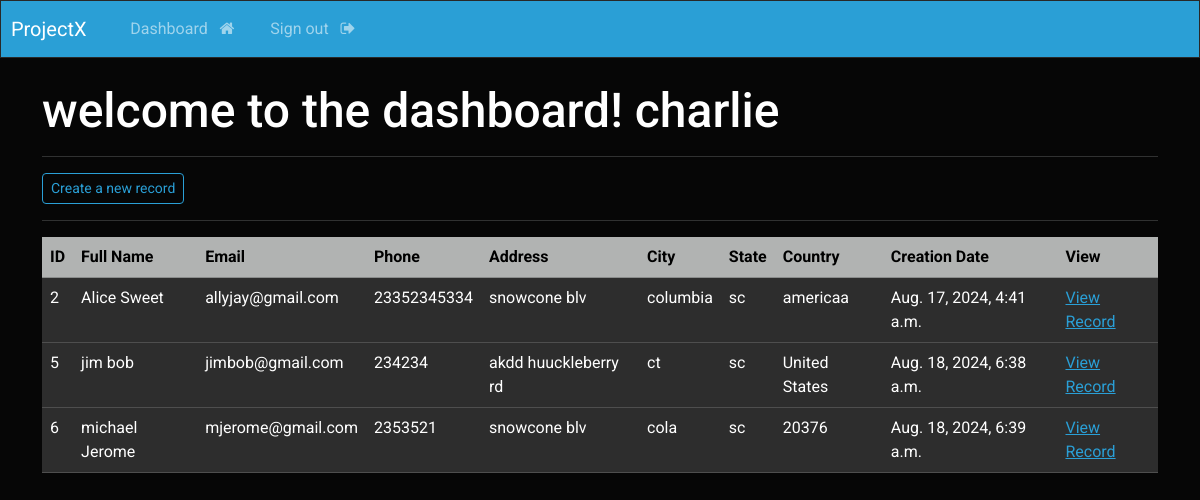
The page /dashboard/ (signed in) on the database its author committed.
### webapp/models.py (models this page shows, shortened)
class Record(models.Model):
    creation_date = models.DateTimeField(auto_now_add=True)
    first_name = models.CharField(max_length=100)
    last_name = models.CharField(max_length=100)
    email = models.EmailField(max_length=100)
    phone = models.CharField(max_length=100)
    address = models.CharField(max_length=100)
    city = models.CharField(max_length=100)
    state = models.CharField(max_length=100)
    country = models.CharField(max_length=100)

### webapp/views.py (the view)
# urls.py: path('dashboard/', views.dashboard, name = 'dashboard'),
@login_required(login_url='my-login')
def dashboard(request):
    my_records = Record.objects.all()
    context = {'records': my_records}
    return render(request, 'webapp/dashboard.html', context=context)

### webapp/templates/webapp/dashboard.html
{% extends 'webapp/base.html' %}
{% block content %}
    <h2> welcome to the dashboard! {{user}}</h2>
    <hr>
    <a class = "btn btn-outline-primary btn-sm" href="{% url 'create-record' %}">Create a new record</a>
    <hr>
    <table class = "table table-light table-hover">
        <thead class= "table-dark">
            <tr>
                <th scope = "col"> ID</th>
                <th scope = "col"> Full Name</th>
                <th scope="col"> Email</th>
                <th scope="col"> Phone</th>
                <th scope="col"> Address</th>
                <th scope="col">City</th>
                <th scope="col">State</th>
                <th scope="col">Country</th>
                <th scope="col">Creation Date</th>
                <th scope = "col"> View</th>
            </tr>
        </thead>
        <tbody>
            {% if records%}
            {% for record in records %}
            <tr>
            <td>{{record.id}}</td>
            <td>{{record.first_name}} {{record.last_name}}</td>
            <td>{{record.email}}</td>
            <td>{{record.phone}}</td>
            <td>{{record.address}}</td>
            <td>{{record.city}}</td>
            <td>{{record.state}}</td>
            <td>{{record.country}}</td>
            <td>{{record.creation_date}}</td>
            <td> <a href="{% url 'record' record.id%}">View Record</a></td>
            </tr>
            {%endfor%}
            {%endif%}
        </tbody>
    </table>
{% endblock %}

### webapp/templates/webapp/base.html (shortened to what this page needs)
{% load static %}
<!DOCTYPE html>
<html>
    <head>
           <link rel="stylesheet" type="text/css" href="https://bootswatch.com/5/cyborg/bootstrap.css">
        <link rel="stylesheet" type="text/css" href="{% static 'css/styles.css' %}">
        <link rel="stylesheet" href="https://cdnjs.cloudflare.com/ajax/libs/font-awesome/4.7.0/css/font-awesome.min.css">
    </head>
    <body>
         {% include 'webapp/navbar.html' %}
        <div class = "container">
            <br>
            {% block content %}
            {% endblock %}
        </div>
    </body>
</html>

### webapp/templates/webapp/navbar.html (shortened to what this page needs)
<nav class="navbar navbar-expand-lg navbar-dark bg-primary justify-content-center">
  <a class="navbar-brand main-heading" href="{% url '' %}">
    &nbsp; ProjectX
  </a>
    <div class="collapse navbar-collapse text-center" id="navbarNavDropdown">
      <ul class="navbar-nav mr-auto">
        {% if user.is_authenticated %}
          <li class="nav-item">
            <a class="nav-link" href="{% url 'dashboard' %}">Dashboard &nbsp; <i class="fa fa-home" aria-hidden="true"></i> </a>
          </li>
          <li class="nav-item">
            <a class="nav-link" href="{% url 'user-logout' %}">Sign out &nbsp; <i class="fa fa-sign-out" aria-hidden="true"></i> </a>
          </li>
      </ul>
      {% endif %}
    </div>
</nav>

### rows shown on the page
Record: id "2", first_name "Alice", last_name "Sweet", email "allyjay@gmail.com", phone "23352345334", address "snowcone blv", city "columbia", state "sc", country "americaa", creation_date "Aug. 17, 2024, 4:41 a.m."
Record: id "5", first_name "jim", last_name "bob", email "jimbob@gmail.com", phone "234234", address "akdd huuckleberry rd", city "ct", state "sc", country "United States", creation_date "Aug. 18, 2024, 6:38 a.m."
Record: id "6", first_name "michael", last_name "Jerome", email "mjerome@gmail.com", phone "2353521", address "snowcone blv", city "cola", state "sc", country "20376", creation_date "Aug. 18, 2024, 6:39 a.m."

### other values the page prints
{{ user }} "charlie"
